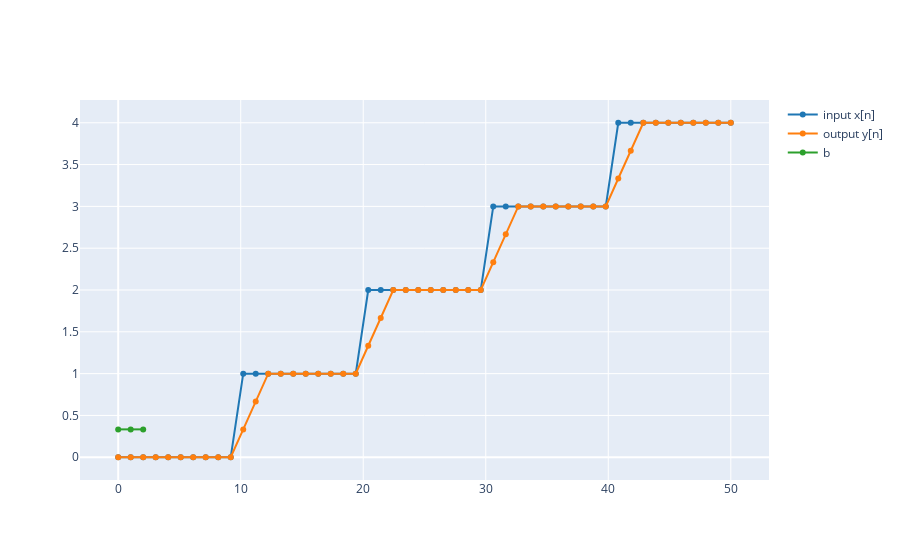

Notebook code for this chart:
### Markdown cell above
1.3 Run the example above using the `averaging_filter` instead. Change the number N to different values and explain what happen.

### Code cell
# Recreate the step-like example
fs = 1
x = np.array([np.floor(v/10) for v in range(50)])  # same as given example

# Try different N values
Ns = [3, 5, 11]
plot_signals([x, y, b], fs, name=['input x[n]', 'output y[n]', 'b'], mode='lines+markers')
